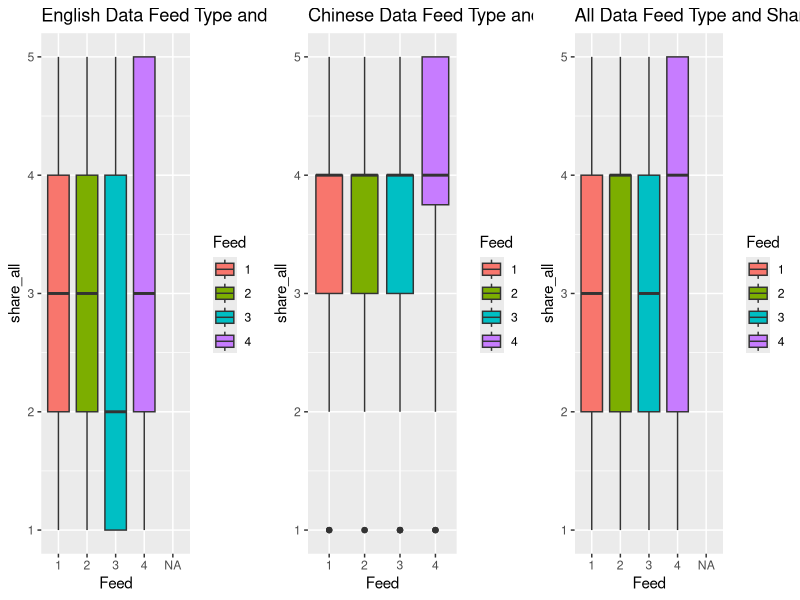
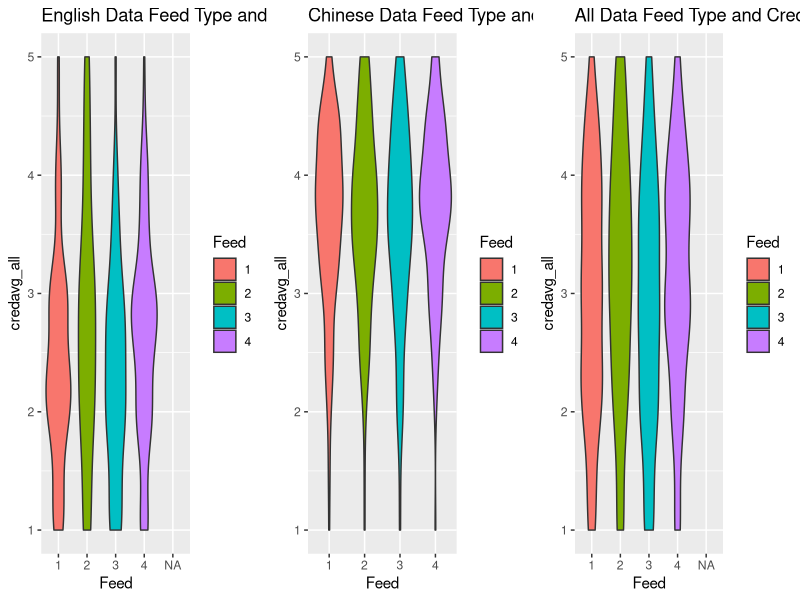
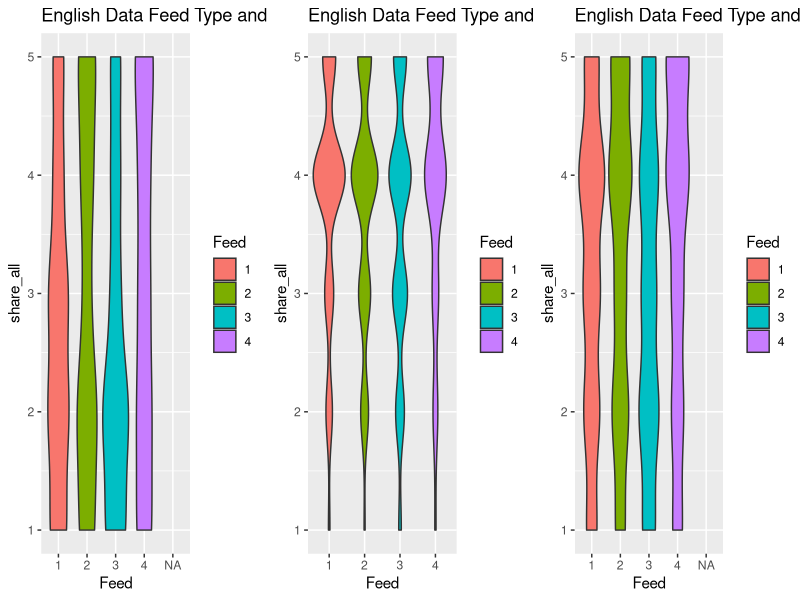

These charts were generated, in order, by the following R code:
## ---- chunk 1
knitr::opts_chunk$set(echo = TRUE)
## ---- chunk 2
library(readr)
library(dplyr)
library(car)
library(ggplot2)
library(gridExtra)
## ---- chunk 3
CNdata_filtered_120123 <- read_csv("CNdata_filtered_120123.csv")
ENdata_filtered_110123 <- read_csv("ENdata_filtered_110123.csv")
## ---- chunk 4
###need to use cred and nw totals... 

#Chinese data, renaming/changing data types to factors
CNdata_filtered_120123$Feed <- CNdata_filtered_120123$feed_typefour
CNdata_filtered_120123$Feed <- as.factor(CNdata_filtered_120123$Feed)
CNdata_filtered_120123$valence <- as.factor(CNdata_filtered_120123$valence)

#Chinese data, selecting relevant variables
Data_CN <- CNdata_filtered_120123 |> 
  dplyr::select(Feed,valence,credavg_all,nwavg_all,share_all,NewsSharing_SM,NewsCred_SM,AI_acceptance,gender,age) |> 
  mutate(Group = 1)

#English data, adding/renaming relevant variables
ENdata_filtered_110123$NewsCred_SM <- unlist(ENdata_filtered_110123[,255])#rename to match CN data

#English data, selecting relevant variables
Data_EN <-ENdata_filtered_110123 |> 
  dplyr::mutate(valence = feed_valence) |>
  dplyr::mutate(Feed = feedtype_four) |> 
  dplyr::select(Feed,valence,credavg_all,nwavg_all,share_all,NewsSharing_SM,NewsCred_SM,AI_acceptance,gender,age) |> 
  mutate(Group = 0)

#English data, changing data types to factors
Data_EN$Feed <- as.factor(Data_EN$Feed)
Data_EN$valence <- as.factor(Data_EN$valence)

#one dataframe, Group (1 = Chinese 0 = American)
Data <- rbind(Data_CN,Data_EN)
Data$Group <- as.factor(Data$Group)

#fixing age and gender
Data$age <- 2024 - Data$age
Data$gender <- as.factor(Data$gender)

#can select additional variables for regression, these were just the ones that stuck out as easy to add

##AI acceptance only for EN data??
## ---- chunk 5

#Feed X Shareworthiness (ordinal, so boxplot)
boxS1 <- ggplot(Data_EN, aes(Feed,share_all,fill=Feed)) +
  geom_boxplot() + 
  ggtitle("English Data Feed Type and Shareworthiness Scores (Ordinal)")

boxS2 <- ggplot(Data_CN, aes(Feed,share_all,fill=Feed)) +
  geom_boxplot() + 
  ggtitle("Chinese Data Feed Type and Shareworthiness Scores (Ordinal)")

boxS3 <- ggplot(Data, aes(Feed, share_all,fill=Feed)) +
  geom_boxplot() +
  ggtitle("All Data Feed Type and Shareworthiness Scores (Ordinal)")

grid.arrange(boxS1,boxS2,boxS3,nrow=1)

#------------------------------------------------------------------------------

#Feed X Crediworthiness
ViolinC1 <- ggplot(Data_EN, aes(Feed,credavg_all,fill=Feed)) +
  geom_violin() +
  ggtitle("English Data Feed Type and Creditworthiness Scores")

ViolinC2 <- ggplot(Data_CN, aes(Feed,credavg_all,fill=Feed)) +
  geom_violin() +
  ggtitle("Chinese Data Feed Type and Creditworthiness Scores")

ViolinC3 <- ggplot(Data, aes(Feed,credavg_all,fill=Feed)) +
  geom_violin() +
  ggtitle("All Data Feed Type and Creditworthiness Scores")

grid.arrange(ViolinC1,ViolinC2,ViolinC3, nrow=1)

#------------------------------------------------------------------------------

#Feed X Shareworthiness
ViolinS1 <- ggplot(Data_EN, aes(Feed,share_all,fill=Feed)) +
  geom_violin() +
  ggtitle("English Data Feed Type and Shareworthiness Scores")

ViolinS2 <- ggplot(Data_CN, aes(Feed,share_all,fill=Feed)) + 
  geom_violin() +
  ggtitle("English Data Feed Type and Shareworthiness Scores")

ViolinS3 <- ggplot(Data, aes(Feed, share_all,fill=Feed)) +
  geom_violin() +
  ggtitle("English Data Feed Type and Shareworthiness Scores")

grid.arrange(ViolinS1,ViolinS2,ViolinS3, nrow=1)

## ---- chunk 6
### T-tests
# 1 = Memes 2 = News-only
Hyp1TestData <- Data |> 
  filter(Feed == 1 | Feed == 2)

C_T_Test <- t.test(credavg_all ~ Feed , data = Hyp1TestData)

NW_T_Test <- t.test(nwavg_all ~ Feed, data = Hyp1TestData)

SW_T_Test <- t.test(share_all ~ Feed, data = Hyp1TestData)

C_T_Test

NW_T_Test

SW_T_Test

### Regression

#Regression for Credibility
LR_Credibility_All <- lm(credavg_all ~ Feed + valence + Group,Data)

summary(LR_Credibility_All)

#Regression for Share-worthiness
LR_Shareworthiness_All <- lm(share_all ~ Feed + valence + Group,Data)

summary(LR_Shareworthiness_All)

#Regression for Newsworthiness

LR_Newsworthiness_All <- lm(nwavg_all ~ Feed + valence + Group,Data)

summary(LR_Newsworthiness_All)

broom::tidy(LR_Credibility_All)

broom::tidy(LR_Newsworthiness_All)

broom::tidy(LR_Shareworthiness_All)

## ---- chunk 7
#Anova first, followed by separate t-tests w Bonferroni (necessary)?



## ---- chunk 8
# Chinese Cred Anova
ANOVA_Cred_CN <- aov(credavg_all ~ Feed,data=Data_CN)
summary(ANOVA_Cred_CN)

# English Cred Anova
ANOVA_Cred_EN <- aov(credavg_all ~ Feed,data=Data_EN)
summary(ANOVA_Cred_EN)

#---------------------------------------------------------
# Chinese Newsworthiness Anova
ANOVA_NW_CN <- aov(nwavg_all ~ Feed,data=Data_CN)
summary(ANOVA_NW_CN)

# English Newsworthiness Anova
ANOVA_NW_EN <- aov(nwavg_all ~ Feed,data=Data_EN)
summary(ANOVA_NW_EN)

#---------------------------------------------------------
# Chinese Share Anova
ANOVA_Share_CN <- aov(share_all ~ Feed,data=Data_CN)
summary(ANOVA_Share_CN)

# English Share Anova
ANOVA_Share_EN <- aov(share_all ~ Feed,data=Data_EN)
summary(ANOVA_Share_EN)
## ---- chunk 9

## ---- chunk 10
###Use Levene's
library(car)

##newsworthiness... p > .05 for all three partitions of the data, so no concerns about heterogeneity of variance for newsworthiness across the 4 different feed types
leveneTest(nwavg_all~Feed,data=Data_EN)
leveneTest(nwavg_all~Feed,data=Data_CN)
leveneTest(nwavg_all~Feed,data=Data)

###shareworthiness...

## ---- chunk 11

